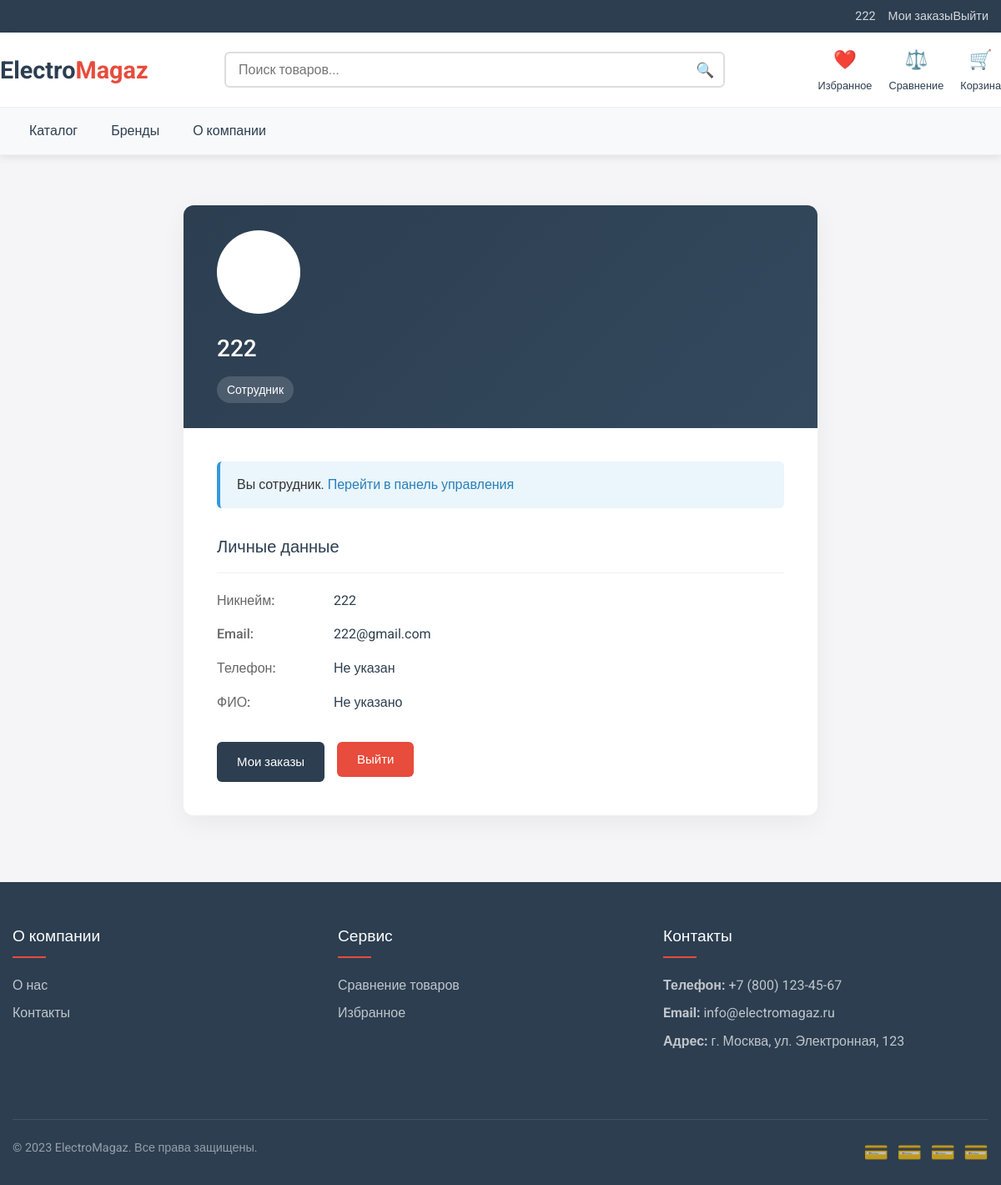
The page /profile (signed in) on the database its author committed.
### electomagaz/models.py (models this page shows, shortened)
class User(AbstractUser):
    ROLE_CHOICES = [
        ('admin', 'Админ'),      # Администратор
        ('staff', 'Сотрудник'), # Сотрудник магазина
        ('customer', 'Покупатель'), # Покупатель
    ]
    role = models.CharField(max_length=10, choices=ROLE_CHOICES, default='customer')  # Роль пользователя
    email = models.EmailField(unique=True)  # Email (используется как логин)
    phone = models.CharField(max_length=20, unique=True, null=True, blank=True)  # Телефон
    full_name = models.CharField(max_length=150, blank=True, null=True)  # ФИО
    USERNAME_FIELD = 'email'  # Авторизация по email
    REQUIRED_FIELDS = ['username']  # username обязателен для совместимости

### electomagaz/views.py (the view)
# urls.py: path('profile', views.profile, name='profile'),
@login_required
def profile(request):
    user = request.user
    return render(request, "profile.html", {"user": user})

### electomagaz/templates/profile.html (shortened to what this page needs)
{% include "header.html" %}
<div class="profile-container">
    <div class="profile-card">
        <div class="profile-header">
            <div class="profile-avatar">
            </div>
            <h1 class="profile-name">{{ user.full_name|default:user.username }}</h1>
            <div class="profile-role">{{ user.get_role_display }}</div>
        </div>
        <div class="profile-content">
            {% if user.role == 'admin' or user.role == 'staff' %}
                <div class="admin-notice">
                    {% if user.role == 'admin' %}
                        <div>Вы администратор. <a href="/adminpanel">Перейти в админ-панель</a></div>
                    {% elif user.role == 'staff' %}
                        <div>Вы сотрудник. <a href="/staff">Перейти в панель управления</a></div>
                    {% endif %}
                </div>
            {% endif %}
            <div class="profile-section">
                <h2 class="section-title">Личные данные</h2>
                <div class="profile-info">
                    <div class="profile-label">Никнейм:</div>
                    <div class="profile-value">{{ user.username }}</div>
                </div>
                <div class="profile-info">
                    <div class="profile-label">Email:</div>
                    <div class="profile-value">{{ user.email|default:'Не указан' }}</div>
                </div>
                <div class="profile-info">
                    <div class="profile-label">Телефон:</div>
                    <div class="profile-value">{{ user.phone|default:'Не указан' }}</div>
                </div>
                <div class="profile-info">
                    <div class="profile-label">ФИО:</div>
                    <div class="profile-value">{{ user.full_name|default:'Не указано' }}</div>
                </div>
            </div>
            <div class="profile-actions">
                <a href="/orders" class="profile-btn primary-btn">Мои заказы</a>
                <form method="post" action="/logout/" style="display: inline;">
                    <button type="submit" class="profile-btn danger-btn">Выйти</button>
                </form>
            </div>
        </div>
    </div>
</div>
{% include "footer.html" %}

### electomagaz/templates/header.html (shortened to what this page needs)
<!DOCTYPE html>
<html lang="ru">
<head>
</head>
<body>
    <div class="header-top">
        <div class="container header-top-inner">
            <div class="header-user-nav">
                {% if user.is_authenticated %}
                <a href="/profile">{{ user.username }}</a>
                <a href="/orders">Мои заказы</a>
                <form method="POST" action="/logout/" style="display:inline;">
                    <button type="submit" style="background:none;border:none;color:rgba(255,255,255,0.8);cursor:pointer;font-size:0.9rem;">Выйти</button>
                </form>
                {% else %}
                <a href="/login">Войти</a>
                <a href="/register">Регистрация</a>
                {% endif %}
            </div>
        </div>
    </div>
    <header class="header">
        <div class="container header-main">
            <div class="header-main-inner">
                <a href="/" class="logo">Electro<span>Magaz</span></a>
                <form action="/catalog" method="GET" class="search-form">
                    <input type="text" name="q" placeholder="Поиск товаров..." class="search-input" value="{{ query|default:'' }}">
                    <button type="submit" class="search-button">🔍</button>
                </form>
                <div class="header-actions">
                    <a href="/favorites" class="header-action" style="position: relative;">
                        <div class="header-action-icon">❤️</div>
                        <div class="header-action-text">Избранное</div>
                    </a>
                    <a href="/compare" class="header-action" style="position: relative;">
                        <div class="header-action-icon">⚖️</div>
                        <div class="header-action-text">Сравнение</div>
                    </a>
                    <a href="/cart/" class="header-action">
                        <div class="header-action-icon">🛒</div>
                        <div class="header-action-text">Корзина</div>
                    </a>
                </div>
            </div>
        </div>
        <nav class="nav-main">
            <div class="container">
                <ul class="nav-list">
                    <li class="nav-item"><a href="/catalog" class="nav-link">Каталог</a></li>
                    <li class="nav-item"><a href="/brands" class="nav-link">Бренды</a></li>
                    <li class="nav-item"><a href="/about" class="nav-link">О компании</a></li>
                </ul>
            </div>
        </nav>
    </header>
</body>
</html>

### electomagaz/templates/header.html (style rules this page uses)
* { margin: 0; padding: 0; box-sizing: border-box; font-family: 'Roboto', sans-serif; }
body { background-color: #f5f5f7; color: #333; line-height: 1.6; }
a { text-decoration: none; color: inherit; }
.container { max-width: 1200px; margin: 0 auto; padding: 0 15px; }
.header { background-color: #fff; box-shadow: 0 2px 10px rgba(0,0,0,0.1); }
.header-top { background-color: #2c3e50; color: #fff; padding: 8px 0; font-size: 0.9rem; }
.header-top-inner { display: flex; justify-content: space-between; align-items: center; }
.header-user-nav { display: flex; align-items: center; }
.header-user-nav a { margin-left: 15px; color: rgba(255,255,255,0.8); transition: color 0.2s; }
.header-main { padding: 15px 0; }
.header-main-inner { display: flex; justify-content: space-between; align-items: center; }
.logo { font-size: 1.8rem; font-weight: 700; color: #2c3e50; }
.logo span { color: #e74c3c; }
.search-form { flex: 1; max-width: 600px; margin: 0 30px; position: relative; }
.search-input { width: 100%; padding: 10px 15px; padding-right: 50px; border: 2px solid #ddd; border-radius: 6px; font-size: 1rem; transition: border-color 0.2s; }
.search-button { position: absolute; right: 5px; top: 50%; transform: translateY(-50%); background: none; border: none; padding: 8px; cursor: pointer; color: #777; font-size: 1.1rem; }
.header-actions { display: flex; align-items: center; }
.header-action { display: flex; flex-direction: column; align-items: center; margin-left: 20px; color: #2c3e50; transition: color 0.2s; }
.header-action-icon { font-size: 1.4rem; margin-bottom: 3px; }
.header-action-text { font-size: 0.8rem; }
.nav-main { background-color: #f8f9fa; border-bottom: 1px solid #eee; border-top: 1px solid #eee; }
.nav-list { display: flex; list-style: none; }
.nav-item { position: relative; }
.nav-link { display: block; padding: 15px 20px; color: #2c3e50; font-weight: 500; transition: background-color 0.2s; white-space: nowrap; }

### electomagaz/templates/profile.html (style rules this page uses)
.profile-container { max-width: 800px; margin: 60px auto 80px; padding: 0 20px; }
.profile-card { background: white; border-radius: 12px; box-shadow: 0 10px 30px rgba(0,0,0,0.05); overflow: hidden; }
.profile-header { background: linear-gradient(135deg, #2c3e50, #34495e); color: white; padding: 30px 40px; position: relative; }
.profile-avatar { width: 100px; height: 100px; background: #fff; border-radius: 50%; border: 5px solid rgba(255,255,255,0.2); display: flex; align-items: center; justify-content: center; margin-bottom: 20px; font-size: 36px; }
.profile-name { font-size: 28px; font-weight: 500; margin-bottom: 10px; }
.profile-role { display: inline-block; background: rgba(255,255,255,0.15); padding: 5px 12px; border-radius: 20px; font-size: 14px; font-weight: 500; }
.profile-content { padding: 40px; }
.profile-section { margin-bottom: 35px; }
.section-title { font-size: 20px; font-weight: 500; color: #2c3e50; margin-bottom: 20px; padding-bottom: 15px; border-bottom: 1px solid #f0f0f0; }
.profile-info { display: flex; margin-bottom: 15px; }
.profile-label { width: 140px; color: #666; font-weight: 500; }
.profile-value { flex: 1; color: #2c3e50; }
.profile-actions { display: flex; gap: 15px; margin-top: 30px; }
.profile-btn { padding: 12px 24px; border-radius: 6px; font-size: 15px; font-weight: 500; cursor: pointer; border: none; transition: background 0.2s, transform 0.1s; }
.primary-btn { background: #2c3e50; color: white; }
.danger-btn { background: #e74c3c; color: white; }
.admin-notice { background: rgba(52, 152, 219, 0.1); border-left: 4px solid #3498db; padding: 15px 20px; border-radius: 6px; margin-bottom: 30px; }
.admin-notice a { color: #2980b9; font-weight: 500; text-decoration: none; }

### electomagaz/templates/footer.html (style rules this page uses)
html, body { min-height: 100%; margin: 0; padding: 0; }
body { display: block; min-height: 100vh; }

### rows shown on the page
User: username "222", full_name "222", role "Сотрудник", email "222@gmail.com", phone "Не указан", full_name "Не указано"
